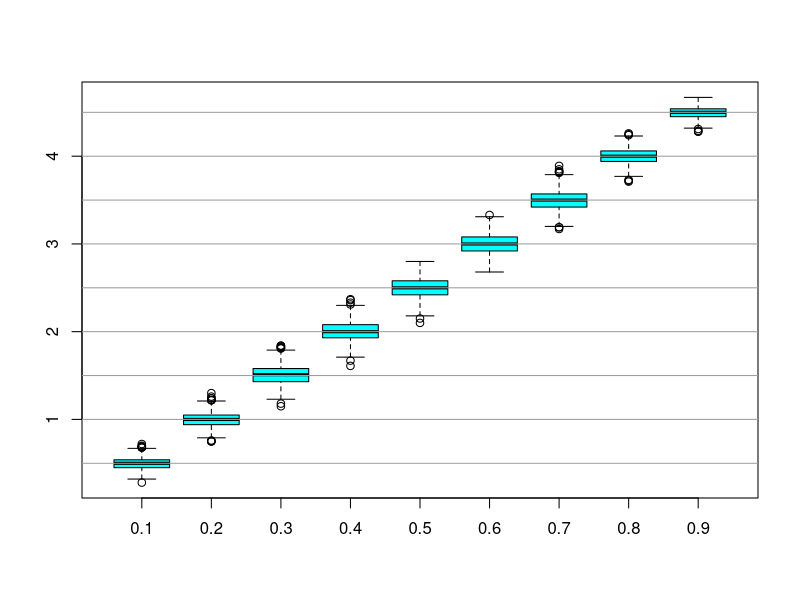

The R source for this figure:
# Monte Carlo illustration of Le Cam’s Theorem
N = 100
p = .1
set.seed(4060)
M = 1000
means = vars = NULL
Ps = seq(.1,.9,by=.1)
for(p in Ps) {
  m = v = numeric(M)
  for(i in 1:M) {
    X = matrix(rbinom(5*N,1,p),nrow=N,ncol=5)
    S = apply(X,1,sum)
    m[i] = mean(S)
    v[i] = var(S)
  }
  means = cbind(means, m)
  vars = cbind(vars, v)
}
boxplot(means, names=Ps, col='cyan')
abline(h=5*Ps, col=8)